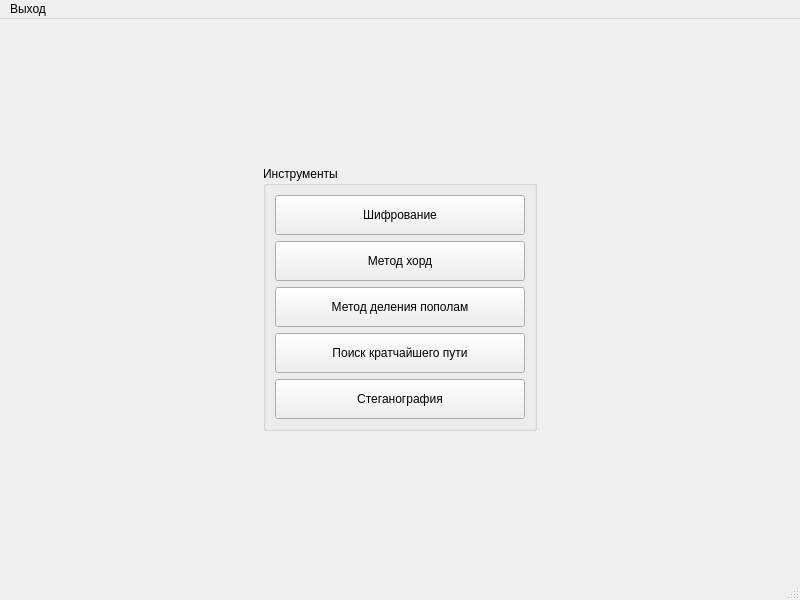
<?xml version="1.0" encoding="UTF-8"?>
<ui version="4.0">
 <class>MainWindow</class>
 <widget class="QMainWindow" name="MainWindow">
  <property name="geometry">
   <rect>
    <x>0</x>
    <y>0</y>
    <width>800</width>
    <height>600</height>
   </rect>
  </property>
  <property name="windowTitle">
   <string>Защищенный клиент</string>
  </property>
  <widget class="QWidget" name="centralwidget">
   <layout class="QVBoxLayout" name="verticalLayout">
    <item>
     <spacer name="verticalSpacer">
      <property name="orientation">
       <enum>Qt::Vertical</enum>
      </property>
      <property name="sizeHint" stdset="0">
       <size>
        <width>20</width>
        <height>40</height>
       </size>
      </property>
     </spacer>
    </item>
    <item>
     <layout class="QHBoxLayout" name="horizontalLayout">
      <item>
       <spacer name="horizontalSpacer">
        <property name="orientation">
         <enum>Qt::Horizontal</enum>
        </property>
        <property name="sizeHint" stdset="0">
         <size>
          <width>40</width>
          <height>20</height>
         </size>
        </property>
       </spacer>
      </item>
      <item>
       <widget class="QGroupBox" name="toolsGroupBox">
        <property name="title">
         <string>Инструменты</string>
        </property>
        <layout class="QVBoxLayout" name="verticalLayout_2">
         <item>
          <widget class="QPushButton" name="cryptoButton">
           <property name="minimumSize">
            <size>
             <width>250</width>
             <height>40</height>
            </size>
           </property>
           <property name="text">
            <string>Шифрование</string>
           </property>
           <property name="icon">
            <iconset resource="resources.qrc">
             <normaloff>:/icons/encrypt.png</normaloff>:/icons/encrypt.png</iconset>
           </property>
          </widget>
         </item>
         <item>
          <widget class="QPushButton" name="chordMethodButton">
           <property name="minimumSize">
            <size>
             <width>250</width>
             <height>40</height>
            </size>
           </property>
           <property name="text">
            <string>Метод хорд</string>
           </property>
           <property name="icon">
            <iconset resource="resources.qrc">
             <normaloff>:/icons/math.png</normaloff>:/icons/math.png</iconset>
           </property>
          </widget>
         </item>
         <item>
          <widget class="QPushButton" name="bisectionMethodButton">
           <property name="minimumSize">
            <size>
             <width>250</width>
             <height>40</height>
            </size>
           </property>
           <property name="text">
            <string>Метод деления пополам</string>
           </property>
           <property name="icon">
            <iconset resource="resources.qrc">
             <normaloff>:/icons/math.png</normaloff>:/icons/math.png</iconset>
           </property>
          </widget>
         </item>
         <item>
          <widget class="QPushButton" name="graphButton">
           <property name="minimumSize">
            <size>
             <width>250</width>
             <height>40</height>
            </size>
           </property>
           <property name="text">
            <string>Поиск кратчайшего пути</string>
           </property>
           <property name="icon">
            <iconset resource="resources.qrc">
             <normaloff>:/icons/math.png</normaloff>:/icons/math.png</iconset>
           </property>
          </widget>
         </item>
         <item>
          <widget class="QPushButton" name="steganographyButton">
           <property name="minimumSize">
            <size>
             <width>250</width>
             <height>40</height>
            </size>
           </property>
           <property name="text">
            <string>Стеганография</string>
           </property>
           <property name="icon">
            <iconset resource="resources.qrc">
             <normaloff>:/icons/stegano.png</normaloff>:/icons/stegano.png</iconset>
           </property>
          </widget>
         </item>
        </layout>
       </widget>
      </item>
      <item>
       <spacer name="horizontalSpacer_2">
        <property name="orientation">
         <enum>Qt::Horizontal</enum>
        </property>
        <property name="sizeHint" stdset="0">
         <size>
          <width>40</width>
          <height>20</height>
         </size>
        </property>
       </spacer>
      </item>
     </layout>
    </item>
    <item>
     <spacer name="verticalSpacer_2">
      <property name="orientation">
       <enum>Qt::Vertical</enum>
      </property>
      <property name="sizeHint" stdset="0">
       <size>
        <width>20</width>
        <height>40</height>
       </size>
      </property>
     </spacer>
    </item>
   </layout>
  </widget>
  <widget class="QMenuBar" name="menubar">
   <property name="geometry">
    <rect>
     <x>0</x>
     <y>0</y>
     <width>800</width>
     <height>21</height>
    </rect>
   </property>
   <widget class="QMenu" name="menuExit">
    <property name="title">
     <string>Выход</string>
    </property>
    <addaction name="actionExit"/>
   </widget>
   <addaction name="menuExit"/>
  </widget>
  <widget class="QStatusBar" name="statusbar"/>
  <action name="actionExit">
   <property name="text">
    <string>Выход</string>
   </property>
  </action>
  <action name="actionCrypto">
   <property name="text">
    <string>Шифрование</string>
   </property>
  </action>
  <action name="actionChordMethod">
   <property name="text">
    <string>Метод хорд</string>
   </property>
  </action>
  <action name="actionBisectionMethod">
   <property name="text">
    <string>Метод деления пополам</string>
   </property>
  </action>
  <action name="actionGraph">
   <property name="text">
    <string>Поиск кратчайшего пути</string>
   </property>
  </action>
  <action name="actionSteganography">
   <property name="text">
    <string>Стеганография</string>
   </property>
  </action>
 </widget>
 <resources>
  <include location="resources.qrc"/>
 </resources>
 <connections>
  <connection>
   <sender>actionExit</sender>
   <signal>triggered()</signal>
   <receiver>MainWindow</receiver>
   <slot>close()</slot>
   <hints>
    <hint type="sourcelabel">
     <x>-1</x>
     <y>-1</y>
    </hint>
    <hint type="destinationlabel">
     <x>399</x>
     <y>299</y>
    </hint>
   </hints>
  </connection>
 </connections>
</ui> 
